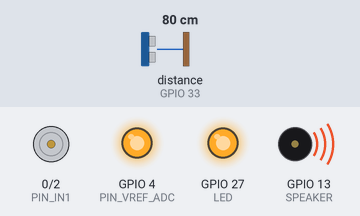
Simulated run of this sketch. Board: ESP32. Parts: motor-driver pin pairs drawn as motors (green arrow = first pin HIGH = forward, orange = second pin HIGH = backward, longer = more drive), output pins drawn as LEDs (lit = HIGH), buzzer (waves = sounding). Wiring (inferred from the names in the program): ultrasonic range finder: trigger GPIO 32; echo GPIO 33. The inputs (shaded band) are chosen by the test bench; at power-on: distance to the obstacle (sensor on GPIO 33) 80 cm. The echo pulse lasts 58.3 µs per cm; pins used as bus, display or sensor lines are not drawn; what the sketch prints to the serial monitor is not drawn.

Above: at 0.2 s.
At 3.6 s:
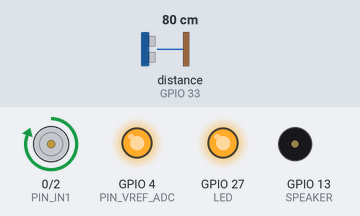
At 7.6 s:
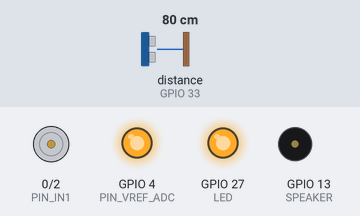
Timing chart, 0 to 11.8 s (numbered marks = the images above):
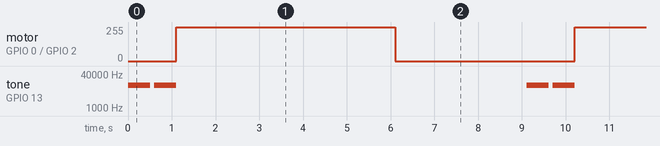

Measured:
- by itself, motor on GPIO 0 (PIN_IN1) / GPIO 2 (PIN_IN2): alternates forward 255/255 for 5.0 s and stopped for 4.1 s
- by itself, tone on GPIO 13 (SPEAKER): repeats every 9.1 s: silent 0.10 s, 12000 Hz 0.50 s, silent 8.0 s, 12000 Hz 0.50 s

The sketch:

sonic_led_speaker_motor.ino
```cpp
#define LED 27

#define SPEAKER 13
#define SPEAKER_CHANNEL 0

#define TRIG 32
#define ECHO 33

#define BUTTON 26

#define PIN_VREF_ADC A10 // PIN 4
#define PIN_IN1 0
#define PIN_IN2 2

#define PIN_VREF_CHANNEL 1

double Duration = 0;
double Distance = 0;

void setup()
{
    // START SERIAL COMM
    Serial.begin(9600);
    Serial.printf("hello, \n");

    // LED
    pinMode(LED, OUTPUT);
    digitalWrite(LED, HIGH);

    // SPEAKER
    ledcSetup(0,12000, 8);
    ledcAttachPin(SPEAKER, SPEAKER_CHANNEL);

    // SONIC
    pinMode(ECHO, INPUT);
    pinMode(TRIG, OUTPUT);

    // MOTOR
    pinMode(PIN_IN1, OUTPUT);
    pinMode(PIN_IN2, OUTPUT);
    ledcAttachPin(PIN_VREF_ADC, 1);
    changeSpeed(255);
}

void loop()
{
    sendTriggerPulse();
    Duration = pulseIn(ECHO, HIGH);
    if (Duration > 0)
    {
        Duration = Duration / 2;
        Distance = Duration * 340 * 100 / 1000000;
        Serial.printf("Distance: %f cm\n", Distance);
        beep();delay(100);beep();
    }else{
      Serial.printf("No echo...\n");
      beep();
    }
    forward();
    delay(5000);
    stop();
    delay(3000);
}

void beep()
{
  ledcWrite(SPEAKER_CHANNEL, 128);
  delay(500);
  ledcWrite(SPEAKER_CHANNEL, 0);
}


void lChila()
{
    digitalWrite(LED, HIGH);
    delay(500);
    digitalWrite(LED, LOW);
}

void sendTriggerPulse()
{
    digitalWrite(TRIG, LOW);
    delayMicroseconds(2);
    digitalWrite(TRIG, HIGH);
    delayMicroseconds(10);
    digitalWrite(TRIG, LOW);
}

void changeSpeed(int speed)
{
  ledcWrite(PIN_VREF_CHANNEL, speed);
}

void stop()
{
    digitalWrite(PIN_IN1, LOW);
    digitalWrite(PIN_IN2, LOW);
}

void brake()
{
    digitalWrite(PIN_IN1, HIGH);
    digitalWrite(PIN_IN2, HIGH);
}

void forward()
{
    digitalWrite(PIN_IN1, HIGH);
    digitalWrite(PIN_IN2, LOW);
}

void backward()
{
    digitalWrite(PIN_IN1, LOW);
    digitalWrite(PIN_IN2, HIGH);
}
```
